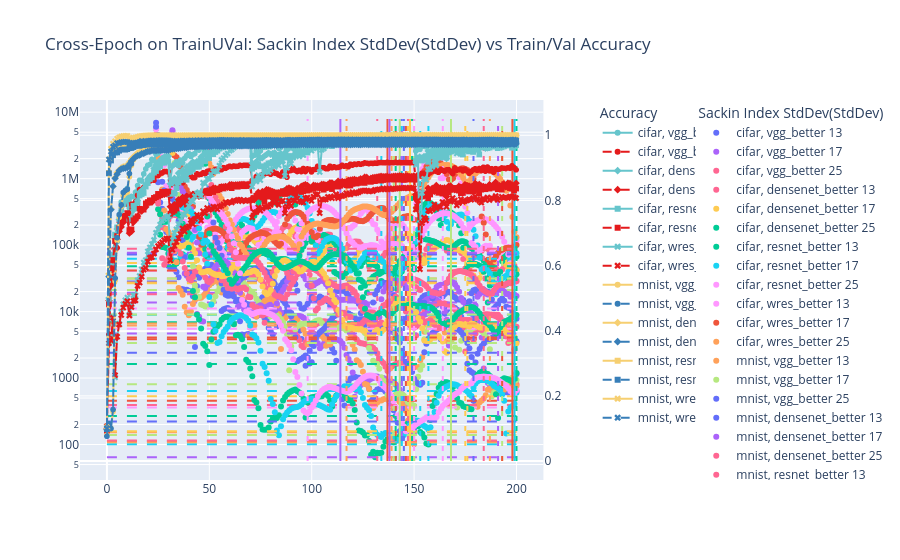

Here is the notebook cell this chart was saved with:
### Code cell
epoch_trainUval = epoch_data_better[(epoch_data_better['split'] == 'trainUval')]
epoch_trainUval = epoch_trainUval.sort_values(by='epoch')

fig = make_subplots(specs=[[{"secondary_y": True}]], )

train_acc_trainUval = px.line(epoch_trainUval, x='epoch', y='train_acc', color="dataset", color_discrete_sequence=color_seq_train, symbol="model")
val_acc_trainUval = px.line(epoch_trainUval, x='epoch', y='val_acc', color="dataset", color_discrete_sequence=color_seq_val, symbol="model", line_dash_sequence=['dash'])

traces = tuple(train_acc_trainUval.data)

for i, trace in enumerate(traces):
	# get dataset, model out of the trace
	dataset, model = str(trace['name']).split(", ")
    
	all_epochs = epoch_trainUval[(epoch_trainUval['dataset'] == dataset) & (epoch_trainUval['model'] == model)].copy()

	for size in window_sizes:     
		col_name = f"sackin_index_std_w{size}"
		all_epochs[col_name] = all_epochs["sackin_index"].rolling(size).std().rolling(size).std()
  
		group = f"{trace["name"]} {size}"
		sackin_scatter_trainUval = go.Scatter(x=all_epochs['epoch'], y=all_epochs[col_name], mode='markers', name=group, legend="legend2", legendgroup=group)

		fig.add_trace(
			sackin_scatter_trainUval,
			secondary_y=False
		)
  
		epoch_span = (all_epochs['epoch'].min(), all_epochs['epoch'].max())
		lowest_5_variances = all_epochs.nsmallest(10, col_name)[col_name].to_numpy()
		for j, e in enumerate(lowest_5_variances[[0, -1]]):
			xline = go.Scatter(x=epoch_span, y=[e, e], mode="lines", line=dict(dash=f"10px 10px"), legend="legend2", legendgroup=group, showlegend=False)
			fig.add_trace(xline, secondary_y=False)

 
	fig.update_yaxes(type="log", secondary_y=False)

	fig.add_trace(
		train_acc_trainUval.data[i],
		secondary_y=True,
	)
 
	fig.add_trace(
		val_acc_trainUval.data[i],
		secondary_y=True,
	)
 
	top_5_epochs = all_epochs.sort_values(by='val_acc', ascending=False).iloc[:5]['epoch'].to_numpy()

	for i, e in enumerate(top_5_epochs):
		fig.add_trace(go.Scatter(x=[e, e], y=[0, 1.05], mode="lines", line=dict(color=trace['marker']['color'], dash=f"5px {i*5}px"), legendgroup=trace['name'], showlegend=False), secondary_y=True)

# set title
fig.update_layout(
	title_text="Cross-Epoch on TrainUVal: Sackin Index StdDev(StdDev) vs Train/Val Accuracy",
	legend = dict(title="Accuracy", tracegroupgap=0, x=1.05, y=1),
	legend2 = dict(title="Sackin Index StdDev(StdDev)", tracegroupgap=0, x=1.25, y=1),
)
fig.show()

### Figure 1 — Plotly figure (JSON) as saved in the notebook; plotly's stock layout.template omitted (floating-point values rounded to 4 significant figures; data arrays with more than 128 entries replaced by an {"elided": "..."} marker saying what was removed)
{"data": [{"legend": "legend2", "legendgroup": "cifar, vgg_better 13", "mode": "markers", "name": "cifar, vgg_better 13", "type": "scatter", "x": {"elided": "201 int values"}, "xaxis": "x", "y": {"elided": "201 float values"}, "yaxis": "y"}, {"legend": "legend2", "legendgroup": "cifar, vgg_better 13", "line": {"dash": "10px 10px"}, "mode": "lines", "showlegend": false, "type": "scatter", "x": [0, 200], "xaxis": "x", "y": [113.4, 113.4], "yaxis": "y"}, {"legend": "legend2", "legendgroup": "cifar, vgg_better 13", "line": {"dash": "10px 10px"}, "mode": "lines", "showlegend": false, "type": "scatter", "x": [0, 200], "xaxis": "x", "y": [267.7, 267.7], "yaxis": "y"}, {"legend": "legend2", "legendgroup": "cifar, vgg_better 17", "mode": "markers", "name": "cifar, vgg_better 17", "type": "scatter", "x": {"elided": "201 int values"}, "xaxis": "x", "y": {"elided": "201 float values"}, "yaxis": "y"}, {"legend": "legend2", "legendgroup": "cifar, vgg_better 17", "line": {"dash": "10px 10px"}, "mode": "lines", "showlegend": false, "type": "scatter", "x": [0, 200], "xaxis": "x", "y": [152.7, 152.7], "yaxis": "y"}, {"legend": "legend2", "legendgroup": "cifar, vgg_better 17", "line": {"dash": "10px 10px"}, "mode": "lines", "showlegend": false, "type": "scatter", "x": [0, 200], "xaxis": "x", "y": [640.7, 640.7], "yaxis": "y"}, {"legend": "legend2", "legendgroup": "cifar, vgg_better 25", "mode": "markers", "name": "cifar, vgg_better 25", "type": "scatter", "x": {"elided": "201 int values"}, "xaxis": "x", "y": {"elided": "201 float values"}, "yaxis": "y"}, {"legend": "legend2", "legendgroup": "cifar, vgg_better 25", "line": {"dash": "10px 10px"}, "mode": "lines", "showlegend": false, "type": "scatter", "x": [0, 200], "xaxis": "x", "y": [808.6, 808.6], "yaxis": "y"}, {"legend": "legend2", "legendgroup": "cifar, vgg_better 25", "line": {"dash": "10px 10px"}, "mode": "lines", "showlegend": false, "type": "scatter", "x": [0, 200], "xaxis": "x", "y": [1623.0, 1623.0], "yaxis": "y"}, {"hovertemplate": "dataset=cifar<br>model=vgg_better<br>epoch=%{x}<br>train_acc=%{y}<extra></extra>", "legendgroup": "cifar, vgg_better", "line": {"color": "rgb(102, 197, 204)", "dash": "solid"}, "marker": {"symbol": "circle"}, "mode": "lines+markers", "name": "cifar, vgg_better", "showlegend": true, "type": "scattergl", "x": {"elided": "201 int values"}, "xaxis": "x", "y": {"elided": "201 float values"}, "yaxis": "y2"}, {"hovertemplate": "dataset=cifar<br>model=vgg_better<br>epoch=%{x}<br>val_acc=%{y}<extra></extra>", "legendgroup": "cifar, vgg_better", "line": {"color": "rgb(228,26,28)", "dash": "dash"}, "marker": {"symbol": "circle"}, "mode": "lines+markers", "name": "cifar, vgg_better", "showlegend": true, "type": "scattergl", "x": {"elided": "201 int values"}, "xaxis": "x", "y": {"elided": "201 float values"}, "yaxis": "y2"}, {"legendgroup": "cifar, vgg_better", "line": {"dash": "5px 0px"}, "mode": "lines", "showlegend": false, "type": "scatter", "x": [137, 137], "xaxis": "x", "y": [0, 1.05], "yaxis": "y2"}, {"legendgroup": "cifar, vgg_better", "line": {"dash": "5px 5px"}, "mode": "lines", "showlegend": false, "type": "scatter", "x": [141, 141], "xaxis": "x", "y": [0, 1.05], "yaxis": "y2"}, {"legendgroup": "cifar, vgg_better", "line": {"dash": "5px 10px"}, "mode": "lines", "showlegend": false, "type": "scatter", "x": [143, 143], "xaxis": "x", "y": [0, 1.05], "yaxis": "y2"}, {"legendgroup": "cifar, vgg_better", "line": {"dash": "5px 15px"}, "mode": "lines", "showlegend": false, "type": "scatter", "x": [150, 150], "xaxis": "x", "y": [0, 1.05], "yaxis": "y2"}, {"legendgroup": "cifar, vgg_better", "line": {"dash": "5px 20px"}, "mode": "lines", "showlegend": false, "type": "scatter", "x": [134, 134], "xaxis": "x", "y": [0, 1.05], "yaxis": "y2"}, {"legend": "legend2", "legendgroup": "cifar, densenet_better 13", "mode": "markers", "name": "cifar, densenet_better 13", "type": "scatter", "x": {"elided": "201 int values"}, "xaxis": "x", "y": {"elided": "201 float values"}, "yaxis": "y"}, {"legend": "legend2", "legendgroup": "cifar, densenet_better 13", "line": {"dash": "10px 10px"}, "mode": "lines", "showlegend": false, "type": "scatter", "x": [0, 200], "xaxis": "x", "y": [21060.0, 21060.0], "yaxis": "y"}, {"legend": "legend2", "legendgroup": "cifar, densenet_better 13", "line": {"dash": "10px 10px"}, "mode": "lines", "showlegend": false, "type": "scatter", "x": [0, 200], "xaxis": "x", "y": [41110.0, 41110.0], "yaxis": "y"}, {"legend": "legend2", "legendgroup": "cifar, densenet_better 17", "mode": "markers", "name": "cifar, densenet_better 17", "type": "scatter", "x": {"elided": "201 int values"}, "xaxis": "x", "y": {"elided": "201 float values"}, "yaxis": "y"}, {"legend": "legend2", "legendgroup": "cifar, densenet_better 17", "line": {"dash": "10px 10px"}, "mode": "lines", "showlegend": false, "type": "scatter", "x": [0, 200], "xaxis": "x", "y": [28290.0, 28290.0], "yaxis": "y"}, {"legend": "legend2", "legendgroup": "cifar, densenet_better 17", "line": {"dash": "10px 10px"}, "mode": "lines", "showlegend": false, "type": "scatter", "x": [0, 200], "xaxis": "x", "y": [41640.0, 41640.0], "yaxis": "y"}, {"legend": "legend2", "legendgroup": "cifar, densenet_better 25", "mode": "markers", "name": "cifar, densenet_better 25", "type": "scatter", "x": {"elided": "201 int values"}, "xaxis": "x", "y": {"elided": "201 float values"}, "yaxis": "y"}, {"legend": "legend2", "legendgroup": "cifar, densenet_better 25", "line": {"dash": "10px 10px"}, "mode": "lines", "showlegend": false, "type": "scatter", "x": [0, 200], "xaxis": "x", "y": [19160.0, 19160.0], "yaxis": "y"}, {"legend": "legend2", "legendgroup": "cifar, densenet_better 25", "line": {"dash": "10px 10px"}, "mode": "lines", "showlegend": false, "type": "scatter", "x": [0, 200], "xaxis": "x", "y": [27390.0, 27390.0], "yaxis": "y"}, {"hovertemplate": "dataset=cifar<br>model=densenet_better<br>epoch=%{x}<br>train_acc=%{y}<extra></extra>", "legendgroup": "cifar, densenet_better", "line": {"color": "rgb(102, 197, 204)", "dash": "solid"}, "marker": {"symbol": "diamond"}, "mode": "lines+markers", "name": "cifar, densenet_better", "showlegend": true, "type": "scattergl", "x": {"elided": "201 int values"}, "xaxis": "x", "y": {"elided": "201 float values"}, "yaxis": "y2"}, {"hovertemplate": "dataset=cifar<br>model=densenet_better<br>epoch=%{x}<br>val_acc=%{y}<extra></extra>", "legendgroup": "cifar, densenet_better", "line": {"color": "rgb(228,26,28)", "dash": "dash"}, "marker": {"symbol": "diamond"}, "mode": "lines+markers", "name": "cifar, densenet_better", "showlegend": true, "type": "scattergl", "x": {"elided": "201 int values"}, "xaxis": "x", "y": {"elided": "201 float values"}, "yaxis": "y2"}, {"legendgroup": "cifar, densenet_better", "line": {"dash": "5px 0px"}, "mode": "lines", "showlegend": false, "type": "scatter", "x": [143, 143], "xaxis": "x", "y": [0, 1.05], "yaxis": "y2"}, {"legendgroup": "cifar, densenet_better", "line": {"dash": "5px 5px"}, "mode": "lines", "showlegend": false, "type": "scatter", "x": [150, 150], "xaxis": "x", "y": [0, 1.05], "yaxis": "y2"}, {"legendgroup": "cifar, densenet_better", "line": {"dash": "5px 10px"}, "mode": "lines", "showlegend": false, "type": "scatter", "x": [147, 147], "xaxis": "x", "y": [0, 1.05], "yaxis": "y2"}, {"legendgroup": "cifar, densenet_better", "line": {"dash": "5px 15px"}, "mode": "lines", "showlegend": false, "type": "scatter", "x": [144, 144], "xaxis": "x", "y": [0, 1.05], "yaxis": "y2"}, {"legendgroup": "cifar, densenet_better", "line": {"dash": "5px 20px"}, "mode": "lines", "showlegend": false, "type": "scatter", "x": [141, 141], "xaxis": "x", "y": [0, 1.05], "yaxis": "y2"}, {"legend": "legend2", "legendgroup": "cifar, resnet_better 13", "mode": "markers", "name": "cifar, resnet_better 13", "type": "scatter", "x": {"elided": "201 int values"}, "xaxis": "x", "y": {"elided": "201 float values"}, "yaxis": "y"}, {"legend": "legend2", "legendgroup": "cifar, resnet_better 13", "line": {"dash": "10px 10px"}, "mode": "lines", "showlegend": false, "type": "scatter", "x": [0, 200], "xaxis": "x", "y": [13650.0, 13650.0], "yaxis": "y"}, {"legend": "legend2", "legendgroup": "cifar, resnet_better 13", "line": {"dash": "10px 10px"}, "mode": "lines", "showlegend": false, "type": "scatter", "x": [0, 200], "xaxis": "x", "y": [31510.0, 31510.0], "yaxis": "y"}, {"legend": "legend2", "legendgroup": "cifar, resnet_better 17", "mode": "markers", "name": "cifar, resnet_better 17", "type": "scatter", "x": {"elided": "201 int values"}, "xaxis": "x", "y": {"elided": "201 float values"}, "yaxis": "y"}, {"legend": "legend2", "legendgroup": "cifar, resnet_better 17", "line": {"dash": "10px 10px"}, "mode": "lines", "showlegend": false, "type": "scatter", "x": [0, 200], "xaxis": "x", "y": [18290.0, 18290.0], "yaxis": "y"}, {"legend": "legend2", "legendgroup": "cifar, resnet_better 17", "line": {"dash": "10px 10px"}, "mode": "lines", "showlegend": false, "type": "scatter", "x": [0, 200], "xaxis": "x", "y": [31410.0, 31410.0], "yaxis": "y"}, {"legend": "legend2", "legendgroup": "cifar, resnet_better 25", "mode": "markers", "name": "cifar, resnet_better 25", "type": "scatter", "x": {"elided": "201 int values"}, "xaxis": "x", "y": {"elided": "201 float values"}, "yaxis": "y"}, {"legend": "legend2", "legendgroup": "cifar, resnet_better 25", "line": {"dash": "10px 10px"}, "mode": "lines", "showlegend": false, "type": "scatter", "x": [0, 200], "xaxis": "x", "y": [26670.0, 26670.0], "yaxis": "y"}, {"legend": "legend2", "legendgroup": "cifar, resnet_better 25", "line": {"dash": "10px 10px"}, "mode": "lines", "showlegend": false, "type": "scatter", "x": [0, 200], "xaxis": "x", "y": [72250.0, 72250.0], "yaxis": "y"}, {"hovertemplate": "dataset=cifar<br>model=resnet_better<br>epoch=%{x}<br>train_acc=%{y}<extra></extra>", "legendgroup": "cifar, resnet_better", "line": {"color": "rgb(102, 197, 204)", "dash": "solid"}, "marker": {"symbol": "square"}, "mode": "lines+markers", "name": "cifar, resnet_better", "showlegend": true, "type": "scattergl", "x": {"elided": "201 int values"}, "xaxis": "x", "y": {"elided": "201 float values"}, "yaxis": "y2"}, {"hovertemplate": "dataset=cifar<br>model=resnet_better<br>epoch=%{x}<br>val_acc=%{y}<extra></extra>", "legendgroup": "cifar, resnet_better", "line": {"color": "rgb(228,26,28)", "dash": "dash"}, "marker": {"symbol": "square"}, "mode": "lines+markers", "name": "cifar, resnet_better", "showlegend": true, "type": "scattergl", "x": {"elided": "201 int values"}, "xaxis": "x", "y": {"elided": "201 float values"}, "yaxis": "y2"}, {"legendgroup": "cifar, resnet_better", "line": {"dash": "5px 0px"}, "mode": "lines", "showlegend": false, "type": "scatter", "x": [138, 138], "xaxis": "x", "y": [0, 1.05], "yaxis": "y2"}, {"legendgroup": "cifar, resnet_better", "line": {"dash": "5px 5px"}, "mode": "lines", "showlegend": false, "type": "scatter", "x": [139, 139], "xaxis": "x", "y": [0, 1.05], "yaxis": "y2"}, {"legendgroup": "cifar, resnet_better", "line": {"dash": "5px 10px"}, "mode": "lines", "showlegend": false, "type": "scatter", "x": [144, 144], "xaxis": "x", "y": [0, 1.05], "yaxis": "y2"}, {"legendgroup": "cifar, resnet_better", "line": {"dash": "5px 15px"}, "mode": "lines", "showlegend": false, "type": "scatter", "x": [147, 147], "xaxis": "x", "y": [0, 1.05], "yaxis": "y2"}, {"legendgroup": "cifar, resnet_better", "line": {"dash": "5px 20px"}, "mode": "lines", "showlegend": false, "type": "scatter", "x": [150, 150], "xaxis": "x", "y": [0, 1.05], "yaxis": "y2"}, {"legend": "legend2", "legendgroup": "cifar, wres_better 13", "mode": "markers", "name": "cifar, wres_better 13", "type": "scatter", "x": {"elided": "201 int values"}, "xaxis": "x", "y": {"elided": "201 float values"}, "yaxis": "y"}, {"legend": "legend2", "legendgroup": "cifar, wres_better 13", "line": {"dash": "10px 10px"}, "mode": "lines", "showlegend": false, "type": "scatter", "x": [0, 200], "xaxis": "x", "y": [53990.0, 53990.0], "yaxis": "y"}, {"legend": "legend2", "legendgroup": "cifar, wres_better 13", "line": {"dash": "10px 10px"}, "mode": "lines", "showlegend": false, "type": "scatter", "x": [0, 200], "xaxis": "x", "y": [73760.0, 73760.0], "yaxis": "y"}, {"legend": "legend2", "legendgroup": "cifar, wres_better 17", "mode": "markers", "name": "cifar, wres_better 17", "type": "scatter", "x": {"elided": "201 int values"}, "xaxis": "x", "y": {"elided": "201 float values"}, "yaxis": "y"}, {"legend": "legend2", "legendgroup": "cifar, wres_better 17", "line": {"dash": "10px 10px"}, "mode": "lines", "showlegend": false, "type": "scatter", "x": [0, 200], "xaxis": "x", "y": [48280.0, 48280.0], "yaxis": "y"}, {"legend": "legend2", "legendgroup": "cifar, wres_better 17", "line": {"dash": "10px 10px"}, "mode": "lines", "showlegend": false, "type": "scatter", "x": [0, 200], "xaxis": "x", "y": [76710.0, 76710.0], "yaxis": "y"}, {"legend": "legend2", "legendgroup": "cifar, wres_better 25", "mode": "markers", "name": "cifar, wres_better 25", "type": "scatter", "x": {"elided": "201 int values"}, "xaxis": "x", "y": {"elided": "201 float values"}, "yaxis": "y"}, {"legend": "legend2", "legendgroup": "cifar, wres_better 25", "line": {"dash": "10px 10px"}, "mode": "lines", "showlegend": false, "type": "scatter", "x": [0, 200], "xaxis": "x", "y": [62560.0, 62560.0], "yaxis": "y"}, {"legend": "legend2", "legendgroup": "cifar, wres_better 25", "line": {"dash": "10px 10px"}, "mode": "lines", "showlegend": false, "type": "scatter", "x": [0, 200], "xaxis": "x", "y": [88250.0, 88250.0], "yaxis": "y"}, {"hovertemplate": "dataset=cifar<br>model=wres_better<br>epoch=%{x}<br>train_acc=%{y}<extra></extra>", "legendgroup": "cifar, wres_better", "line": {"color": "rgb(102, 197, 204)", "dash": "solid"}, "marker": {"symbol": "x"}, "mode": "lines+markers", "name": "cifar, wres_better", "showlegend": true, "type": "scattergl", "x": {"elided": "201 int values"}, "xaxis": "x", "y": {"elided": "201 float values"}, "yaxis": "y2"}, {"hovertemplate": "dataset=cifar<br>model=wres_better<br>epoch=%{x}<br>val_acc=%{y}<extra></extra>", "legendgroup": "cifar, wres_better", "line": {"color": "rgb(228,26,28)", "dash": "dash"}, "marker": {"symbol": "x"}, "mode": "lines+markers", "name": "cifar, wres_better", "showlegend": true, "type": "scattergl", "x": {"elided": "201 int values"}, "xaxis": "x", "y": {"elided": "201 float values"}, "yaxis": "y2"}, {"legendgroup": "cifar, wres_better", "line": {"dash": "5px 0px"}, "mode": "lines", "showlegend": false, "type": "scatter", "x": [148, 148], "xaxis": "x", "y": [0, 1.05], "yaxis": "y2"}, {"legendgroup": "cifar, wres_better", "line": {"dash": "5px 5px"}, "mode": "lines", "showlegend": false, "type": "scatter", "x": [145, 145], "xaxis": "x", "y": [0, 1.05], "yaxis": "y2"}, {"legendgroup": "cifar, wres_better", "line": {"dash": "5px 10px"}, "mode": "lines", "showlegend": false, "type": "scatter", "x": [146, 146], "xaxis": "x", "y": [0, 1.05], "yaxis": "y2"}, {"legendgroup": "cifar, wres_better", "line": {"dash": "5px 15px"}, "mode": "lines", "showlegend": false, "type": "scatter", "x": [149, 149], "xaxis": "x", "y": [0, 1.05], "yaxis": "y2"}, {"legendgroup": "cifar, wres_better", "line": {"dash": "5px 20px"}, "mode": "lines", "showlegend": false, "type": "scatter", "x": [144, 144], "xaxis": "x", "y": [0, 1.05], "yaxis": "y2"}, {"legend": "legend2", "legendgroup": "mnist, vgg_better 13", "mode": "markers", "name": "mnist, vgg_better 13", "type": "scatter", "x": {"elided": "201 int values"}, "xaxis": "x", "y": {"elided": "201 float values"}, "yaxis": "y"}, {"legend": "legend2", "legendgroup": "mnist, vgg_better 13", "line": {"dash": "10px 10px"}, "mode": "lines", "showlegend": false, "type": "scatter", "x": [0, 200], "xaxis": "x", "y": [101.0, 101.0], "yaxis": "y"}, {"legend": "legend2", "legendgroup": "mnist, vgg_better 13", "line": {"dash": "10px 10px"}, "mode": "lines", "showlegend": false, "type": "scatter", "x": [0, 200], "xaxis": "x", "y": [393.5, 393.5], "yaxis": "y"}, {"legend": "legend2", "legendgroup": "mnist, vgg_better 17", "mode": "markers", "name": "mnist, vgg_better 17", "type": "scatter", "x": {"elided": "201 int values"}, "xaxis": "x", "y": {"elided": "201 float values"}, "yaxis": "y"}, {"legend": "legend2", "legendgroup": "mnist, vgg_better 17", "line": {"dash": "10px 10px"}, "mode": "lines", "showlegend": false, "type": "scatter", "x": [0, 200], "xaxis": "x", "y": [360.8, 360.8], "yaxis": "y"}, {"legend": "legend2", "legendgroup": "mnist, vgg_better 17", "line": {"dash": "10px 10px"}, "mode": "lines", "showlegend": false, "type": "scatter", "x": [0, 200], "xaxis": "x", "y": [531.4, 531.4], "yaxis": "y"}, {"legend": "legend2", "legendgroup": "mnist, vgg_better 25", "mode": "markers", "name": "mnist, vgg_better 25", "type": "scatter", "x": {"elided": "201 int values"}, "xaxis": "x", "y": {"elided": "201 float values"}, "yaxis": "y"}, {"legend": "legend2", "legendgroup": "mnist, vgg_better 25", "line": {"dash": "10px 10px"}, "mode": "lines", "showlegend": false, "type": "scatter", "x": [0, 200], "xaxis": "x", "y": [456.1, 456.1], "yaxis": "y"}, {"legend": "legend2", "legendgroup": "mnist, vgg_better 25", "line": {"dash": "10px 10px"}, "mode": "lines", "showlegend": false, "type": "scatter", "x": [0, 200], "xaxis": "x", "y": [1629.0, 1629.0], "yaxis": "y"}, {"hovertemplate": "dataset=mnist<br>model=vgg_better<br>epoch=%{x}<br>train_acc=%{y}<extra></extra>", "legendgroup": "mnist, vgg_better", "line": {"color": "rgb(246, 207, 113)", "dash": "solid"}, "marker": {"symbol": "circle"}, "mode": "lines+markers", "name": "mnist, vgg_better", "showlegend": true, "type": "scattergl", "x": {"elided": "201 int values"}, "xaxis": "x", "y": {"elided": "201 float values"}, "yaxis": "y2"}, {"hovertemplate": "dataset=mnist<br>model=vgg_better<br>epoch=%{x}<br>val_acc=%{y}<extra></extra>", "legendgroup": "mnist, vgg_better", "line": {"color": "rgb(55,126,184)", "dash": "dash"}, "marker": {"symbol": "circle"}, "mode": "lines+markers", "name": "mnist, vgg_better", "showlegend": true, "type": "scattergl", "x": {"elided": "201 int values"}, "xaxis": "x", "y": {"elided": "201 float values"}, "yaxis": "y2"}, {"legendgroup": "mnist, vgg_better", "line": {"dash": "5px 0px"}, "mode": "lines", "showlegend": false, "type": "scatter", "x": [199, 199], "xaxis": "x", "y": [0, 1.05], "yaxis": "y2"}, {"legendgroup": "mnist, vgg_better", "line": {"dash": "5px 5px"}, "mode": "lines", "showlegend": false, "type": "scatter", "x": [184, 184], "xaxis": "x", "y": [0, 1.05], "yaxis": "y2"}, {"legendgroup": "mnist, vgg_better", "line": {"dash": "5px 10px"}, "mode": "lines", "showlegend": false, "type": "scatter", "x": [193, 193], "xaxis": "x", "y": [0, 1.05], "yaxis": "y2"}, {"legendgroup": "mnist, vgg_better", "line": {"dash": "5px 15px"}, "mode": "lines", "showlegend": false, "type": "scatter", "x": [98, 98], "xaxis": "x", "y": [0, 1.05], "yaxis": "y2"}, {"legendgroup": "mnist, vgg_better", "line": {"dash": "5px 20px"}, "mode": "lines", "showlegend": false, "type": "scatter", "x": [176, 176], "xaxis": "x", "y": [0, 1.05], "yaxis": "y2"}, {"legend": "legend2", "legendgroup": "mnist, densenet_better 13", "mode": "markers", "name": "mnist, densenet_better 13", "type": "scatter", "x": {"elided": "201 int values"}, "xaxis": "x", "y": {"elided": "201 float values"}, "yaxis": "y"}, {"legend": "legend2", "legendgroup": "mnist, densenet_better 13", "line": {"dash": "10px 10px"}, "mode": "lines", "showlegend": false, "type": "scatter", "x": [0, 200], "xaxis": "x", "y": [3829.0, 3829.0], "yaxis": "y"}, {"legend": "legend2", "legendgroup": "mnist, densenet_better 13", "line": {"dash": "10px 10px"}, "mode": "lines", "showlegend": false, "type": "scatter", "x": [0, 200], "xaxis": "x", "y": [6913.0, 6913.0], "yaxis": "y"}, {"legend": "legend2", "legendgroup": "mnist, densenet_better 17", "mode": "markers", "name": "mnist, densenet_better 17", "type": "scatter", "x": {"elided": "201 int values"}, "xaxis": "x", "y": {"elided": "201 float values"}, "yaxis": "y"}, {"legend": "legend2", "legendgroup": "mnist, densenet_better 17", "line": {"dash": "10px 10px"}, "mode": "lines", "showlegend": false, "type": "scatter", "x": [0, 200], "xaxis": "x", "y": [6156.0, 6156.0], "yaxis": "y"}, {"legend": "legend2", "legendgroup": "mnist, densenet_better 17", "line": {"dash": "10px 10px"}, "mode": "lines", "showlegend": false, "type": "scatter", "x": [0, 200], "xaxis": "x", "y": [8971.0, 8971.0], "yaxis": "y"}, {"legend": "legend2", "legendgroup": "mnist, densenet_better 25", "mode": "markers", "name": "mnist, densenet_better 25", "type": "scatter", "x": {"elided": "201 int values"}, "xaxis": "x", "y": {"elided": "201 float values"}, "yaxis": "y"}, {"legend": "legend2", "legendgroup": "mnist, densenet_better 25", "line": {"dash": "10px 10px"}, "mode": "lines", "showlegend": false, "type": "scatter", "x": [0, 200], "xaxis": "x", "y": [9011.0, 9011.0], "yaxis": "y"}, {"legend": "legend2", "legendgroup": "mnist, densenet_better 25", "line": {"dash": "10px 10px"}, "mode": "lines", "showlegend": false, "type": "scatter", "x": [0, 200], "xaxis": "x", "y": [11160.0, 11160.0], "yaxis": "y"}, {"hovertemplate": "dataset=mnist<br>model=densenet_better<br>epoch=%{x}<br>train_acc=%{y}<extra></extra>", "legendgroup": "mnist, densenet_better", "line": {"color": "rgb(246, 207, 113)", "dash": "solid"}, "marker": {"symbol": "diamond"}, "mode": "lines+markers", "name": "mnist, densenet_better", "showlegend": true, "type": "scattergl", "x": {"elided": "201 int values"}, "xaxis": "x", "y": {"elided": "201 float values"}, "yaxis": "y2"}, {"hovertemplate": "dataset=mnist<br>model=densenet_better<br>epoch=%{x}<br>val_acc=%{y}<extra></extra>", "legendgroup": "mnist, densenet_better", "line": {"color": "rgb(55,126,184)", "dash": "dash"}, "marker": {"symbol": "diamond"}, "mode": "lines+markers", "name": "mnist, densenet_better", "showlegend": true, "type": "scattergl", "x": {"elided": "201 int values"}, "xaxis": "x", "y": {"elided": "201 float values"}, "yaxis": "y2"}, {"legendgroup": "mnist, densenet_better", "line": {"dash": "5px 0px"}, "mode": "lines", "showlegend": false, "type": "scatter", "x": [198, 198], "xaxis": "x", "y": [0, 1.05], "yaxis": "y2"}, {"legendgroup": "mnist, densenet_better", "line": {"dash": "5px 5px"}, "mode": "lines", "showlegend": false, "type": "scatter", "x": [200, 200], "xaxis": "x", "y": [0, 1.05], "yaxis": "y2"}, {"legendgroup": "mnist, densenet_better", "line": {"dash": "5px 10px"}, "mode": "lines", "showlegend": false, "type": "scatter", "x": [191, 191], "xaxis": "x", "y": [0, 1.05], "yaxis": "y2"}, {"legendgroup": "mnist, densenet_better", "line": {"dash": "5px 15px"}, "mode": "lines", "showlegend": false, "type": "scatter", "x": [187, 187], "xaxis": "x", "y": [0, 1.05], "yaxis": "y2"}, {"legendgroup": "mnist, densenet_better", "line": {"dash": "5px 20px"}, "mode": "lines", "showlegend": false, "type": "scatter", "x": [153, 153], "xaxis": "x", "y": [0, 1.05], "yaxis": "y2"}, {"legend": "legend2", "legendgroup": "mnist, resnet_better 13", "mode": "markers", "name": "mnist, resnet_better 13", "type": "scatter", "x": {"elided": "201 int values"}, "xaxis": "x", "y": {"elided": "201 float values"}, "yaxis": "y"}, {"legend": "legend2", "legendgroup": "mnist, resnet_better 13", "line": {"dash": "10px 10px"}, "mode": "lines", "showlegend": false, "type": "scatter", "x": [0, 200], "xaxis": "x", "y": [3358.0, 3358.0], "yaxis": "y"}, {"legend": "legend2", "legendgroup": "mnist, resnet_better 13", "line": {"dash": "10px 10px"}, "mode": "lines", "showlegend": false, "type": "scatter", "x": [0, 200], "xaxis": "x", "y": [5514.0, 5514.0], "yaxis": "y"}, {"legend": "legend2", "legendgroup": "mnist, resnet_better 17", "mode": "markers", "name": "mnist, resnet_better 17", "type": "scatter", "x": {"elided": "201 int values"}, "xaxis": "x", "y": {"elided": "201 float values"}, "yaxis": "y"}, {"legend": "legend2", "legendgroup": "mnist, resnet_better 17", "line": {"dash": "10px 10px"}, "mode": "lines", "showlegend": false, "type": "scatter", "x": [0, 200], "xaxis": "x", "y": [2411.0, 2411.0], "yaxis": "y"}, {"legend": "legend2", "legendgroup": "mnist, resnet_better 17", "line": {"dash": "10px 10px"}, "mode": "lines", "showlegend": false, "type": "scatter", "x": [0, 200], "xaxis": "x", "y": [4074.0, 4074.0], "yaxis": "y"}, {"legend": "legend2", "legendgroup": "mnist, resnet_better 25", "mode": "markers", "name": "mnist, resnet_better 25", "type": "scatter", "x": {"elided": "201 int values"}, "xaxis": "x", "y": {"elided": "201 float values"}, "yaxis": "y"}, {"legend": "legend2", "legendgroup": "mnist, resnet_better 25", "line": {"dash": "10px 10px"}, "mode": "lines", "showlegend": false, "type": "scatter", "x": [0, 200], "xaxis": "x", "y": [4687.0, 4687.0], "yaxis": "y"}, {"legend": "legend2", "legendgroup": "mnist, resnet_better 25", "line": {"dash": "10px 10px"}, "mode": "lines", "showlegend": false, "type": "scatter", "x": [0, 200], "xaxis": "x", "y": [6633.0, 6633.0], "yaxis": "y"}, {"hovertemplate": "dataset=mnist<br>model=resnet_better<br>epoch=%{x}<br>train_acc=%{y}<extra></extra>", "legendgroup": "mnist, resnet_better", "line": {"color": "rgb(246, 207, 113)", "dash": "solid"}, "marker": {"symbol": "square"}, "mode": "lines+markers", "name": "mnist, resnet_better", "showlegend": true, "type": "scattergl", "x": {"elided": "201 int values"}, "xaxis": "x", "y": {"elided": "201 float values"}, "yaxis": "y2"}, {"hovertemplate": "dataset=mnist<br>model=resnet_better<br>epoch=%{x}<br>val_acc=%{y}<extra></extra>", "legendgroup": "mnist, resnet_better", "line": {"color": "rgb(55,126,184)", "dash": "dash"}, "marker": {"symbol": "square"}, "mode": "lines+markers", "name": "mnist, resnet_better", "showlegend": true, "type": "scattergl", "x": {"elided": "201 int values"}, "xaxis": "x", "y": {"elided": "201 float values"}, "yaxis": "y2"}, {"legendgroup": "mnist, resnet_better", "line": {"dash": "5px 0px"}, "mode": "lines", "showlegend": false, "type": "scatter", "x": [168, 168], "xaxis": "x", "y": [0, 1.05], "yaxis": "y2"}, {"legendgroup": "mnist, resnet_better", "line": {"dash": "5px 5px"}, "mode": "lines", "showlegend": false, "type": "scatter", "x": [164, 164], "xaxis": "x", "y": [0, 1.05], "yaxis": "y2"}, {"legendgroup": "mnist, resnet_better", "line": {"dash": "5px 10px"}, "mode": "lines", "showlegend": false, "type": "scatter", "x": [175, 175], "xaxis": "x", "y": [0, 1.05], "yaxis": "y2"}, {"legendgroup": "mnist, resnet_better", "line": {"dash": "5px 15px"}, "mode": "lines", "showlegend": false, "type": "scatter", "x": [179, 179], "xaxis": "x", "y": [0, 1.05], "yaxis": "y2"}, {"legendgroup": "mnist, resnet_better", "line": {"dash": "5px 20px"}, "mode": "lines", "showlegend": false, "type": "scatter", "x": [193, 193], "xaxis": "x", "y": [0, 1.05], "yaxis": "y2"}, {"legend": "legend2", "legendgroup": "mnist, wres_better 13", "mode": "markers", "name": "mnist, wres_better 13", "type": "scatter", "x": {"elided": "201 int values"}, "xaxis": "x", "y": {"elided": "201 float values"}, "yaxis": "y"}, {"legend": "legend2", "legendgroup": "mnist, wres_better 13", "line": {"dash": "10px 10px"}, "mode": "lines", "showlegend": false, "type": "scatter", "x": [0, 200], "xaxis": "x", "y": [64.37, 64.37], "yaxis": "y"}, {"legend": "legend2", "legendgroup": "mnist, wres_better 13", "line": {"dash": "10px 10px"}, "mode": "lines", "showlegend": false, "type": "scatter", "x": [0, 200], "xaxis": "x", "y": [107.8, 107.8], "yaxis": "y"}, {"legend": "legend2", "legendgroup": "mnist, wres_better 17", "mode": "markers", "name": "mnist, wres_better 17", "type": "scatter", "x": {"elided": "201 int values"}, "xaxis": "x", "y": {"elided": "201 float values"}, "yaxis": "y"}, {"legend": "legend2", "legendgroup": "mnist, wres_better 17", "line": {"dash": "10px 10px"}, "mode": "lines", "showlegend": false, "type": "scatter", "x": [0, 200], "xaxis": "x", "y": [114.6, 114.6], "yaxis": "y"}, {"legend": "legend2", "legendgroup": "mnist, wres_better 17", "line": {"dash": "10px 10px"}, "mode": "lines", "showlegend": false, "type": "scatter", "x": [0, 200], "xaxis": "x", "y": [139.4, 139.4], "yaxis": "y"}, {"legend": "legend2", "legendgroup": "mnist, wres_better 25", "mode": "markers", "name": "mnist, wres_better 25", "type": "scatter", "x": {"elided": "201 int values"}, "xaxis": "x", "y": {"elided": "201 float values"}, "yaxis": "y"}, {"legend": "legend2", "legendgroup": "mnist, wres_better 25", "line": {"dash": "10px 10px"}, "mode": "lines", "showlegend": false, "type": "scatter", "x": [0, 200], "xaxis": "x", "y": [158.2, 158.2], "yaxis": "y"}, {"legend": "legend2", "legendgroup": "mnist, wres_better 25", "line": {"dash": "10px 10px"}, "mode": "lines", "showlegend": false, "type": "scatter", "x": [0, 200], "xaxis": "x", "y": [222.3, 222.3], "yaxis": "y"}, {"hovertemplate": "dataset=mnist<br>model=wres_better<br>epoch=%{x}<br>train_acc=%{y}<extra></extra>", "legendgroup": "mnist, wres_better", "line": {"color": "rgb(246, 207, 113)", "dash": "solid"}, "marker": {"symbol": "x"}, "mode": "lines+markers", "name": "mnist, wres_better", "showlegend": true, "type": "scattergl", "x": {"elided": "201 int values"}, "xaxis": "x", "y": {"elided": "201 float values"}, "yaxis": "y2"}, {"hovertemplate": "dataset=mnist<br>model=wres_better<br>epoch=%{x}<br>val_acc=%{y}<extra></extra>", "legendgroup": "mnist, wres_better", "line": {"color": "rgb(55,126,184)", "dash": "dash"}, "marker": {"symbol": "x"}, "mode": "lines+markers", "name": "mnist, wres_better", "showlegend": true, "type": "scattergl", "x": {"elided": "201 int values"}, "xaxis": "x", "y": {"elided": "201 float values"}, "yaxis": "y2"}, {"legendgroup": "mnist, wres_better", "line": {"dash": "5px 0px"}, "mode": "lines", "showlegend": false, "type": "scatter", "x": [114, 114], "xaxis": "x", "y": [0, 1.05], "yaxis": "y2"}, {"legendgroup": "mnist, wres_better", "line": {"dash": "5px 5px"}, "mode": "lines", "showlegend": false, "type": "scatter", "x": [117, 117], "xaxis": "x", "y": [0, 1.05], "yaxis": "y2"}, {"legendgroup": "mnist, wres_better", "line": {"dash": "5px 10px"}, "mode": "lines", "showlegend": false, "type": "scatter", "x": [157, 157], "xaxis": "x", "y": [0, 1.05], "yaxis": "y2"}, {"legendgroup": "mnist, wres_better", "line": {"dash": "5px 15px"}, "mode": "lines", "showlegend": false, "type": "scatter", "x": [132, 132], "xaxis": "x", "y": [0, 1.05], "yaxis": "y2"}, {"legendgroup": "mnist, wres_better", "line": {"dash": "5px 20px"}, "mode": "lines", "showlegend": false, "type": "scatter", "x": [140, 140], "xaxis": "x", "y": [0, 1.05], "yaxis": "y2"}], "layout": {"legend": {"title": {"text": "Accuracy"}, "tracegroupgap": 0, "x": 1.05, "y": 1}, "legend2": {"title": {"text": "Sackin Index StdDev(StdDev)"}, "tracegroupgap": 0, "x": 1.25, "y": 1}, "title": {"text": "Cross-Epoch on TrainUVal: Sackin Index StdDev(StdDev) vs Train/Val Accuracy"}, "xaxis": {"anchor": "y", "domain": [0, 0.94]}, "yaxis": {"anchor": "x", "domain": [0, 1], "type": "log"}, "yaxis2": {"anchor": "x", "overlaying": "y", "side": "right"}}}
